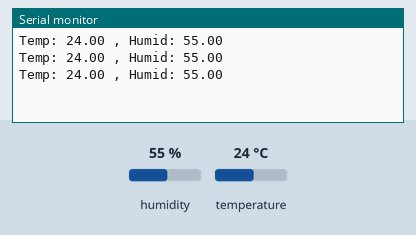
Bench run of a sketch on a simulated Arduino Uno, built with avr-gcc and run on an emulated ATmega328P. Shown: the last lines printed to the serial monitor. The inputs (shaded band) are chosen by the test bench; at power-on: humidity 55 %, temperature 24 °C.

Above: at 2.8 s.
2.9 s: humidity set to 22 %
At 4.5 s:
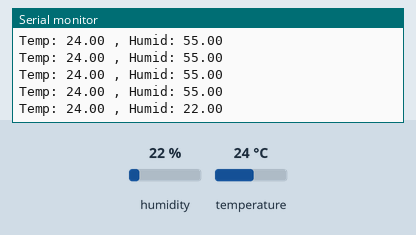
5.6 s: temperature set to 12 °C
At 7.7 s:
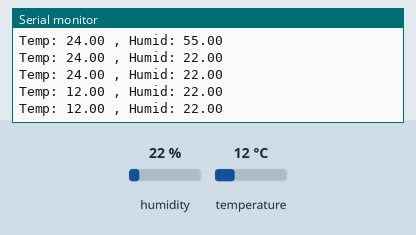
8.3 s: humidity set to 40 %
At 10.0 s:
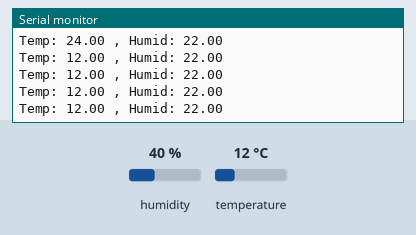
Timing chart, 0 to 11.5 s (numbered marks = the images above; inputs shaded):
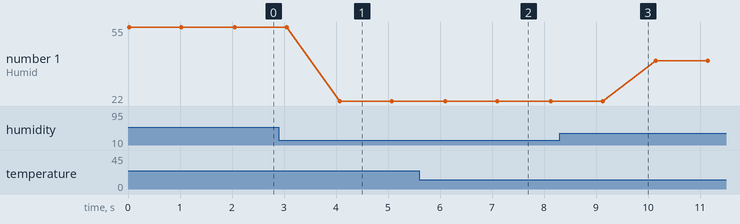

Measured:
- after the input at 2.9 s, the serial monitor: prints a new line after 1.2 s (image 1)
- after the input at 5.6 s, the serial monitor: prints a new line after 0.50 s (image 2)
- plotted number 1: 55 → 22 after the input at 2.9 s, 22 → 40 after the input at 8.3 s

The sketch:

LAB09-DHT.ino
```cpp
#include <DHT.h>
#define DHTTYPE DHT11
#define DHTPIN 15

DHT dht(DHTPIN, DHTTYPE, 15);

void setup() {
  dht.begin();
  Serial.begin(115200);
}

void loop() {
  float humid = dht.readHumidity();
  float temp = dht.readTemperature();
  if (isnan(humid) || isnan(temp)) {
    Serial.println("Fail to read from DHT sensor!");
  }
  else {
    Serial.print("Temp: ");
    Serial.print(temp);
    Serial.print(" , Humid: ");
    Serial.println(humid);
    delay(1000);
  }
}
```
